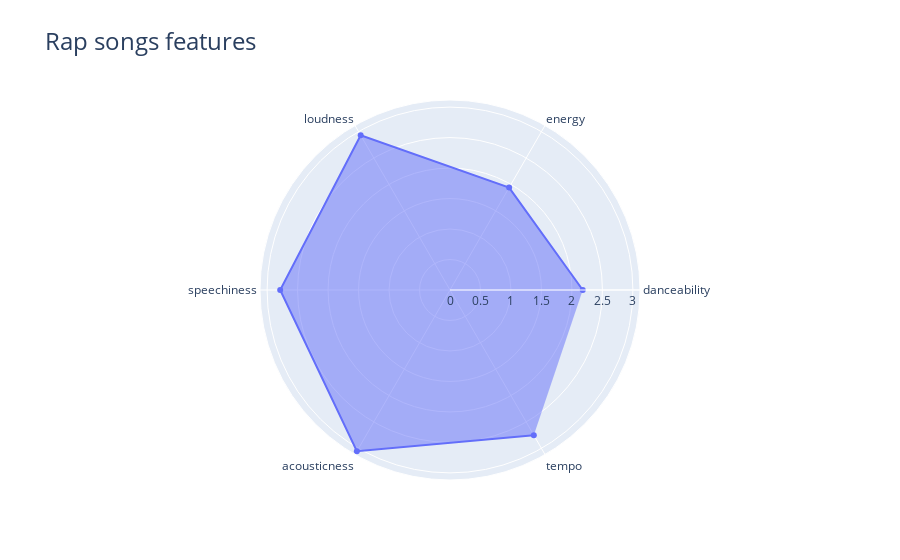

Notebook code for this chart:
### Code cell
# Create a radar chart
fig = go.Figure()



fig.add_trace(go.Scatterpolar(
    r=[df_rap['danceability'].max(), df_rap['energy'].max(), df_rap['loudness'].max(), df_rap['speechiness'].max(), 
       df_rap['acousticness'].max(),df_rap['tempo'].max()],
    theta=['danceability', 'energy', 'loudness', 'speechiness', 'acousticness','tempo'],
    fill='toself',
    name='Max values'
))
fig.update_layout(
    title="Rap songs features",
    title_font=dict(size=24)
)
fig.show()

### Figure 1 — Plotly figure (JSON) as saved in the notebook; plotly's stock layout.template omitted (floating-point values rounded to 4 significant figures)
{"data": [{"fill": "toself", "name": "Max values", "r": [2.177, 1.939, 2.93, 2.786, 3.055, 2.749], "theta": ["danceability", "energy", "loudness", "speechiness", "acousticness", "tempo"], "type": "scatterpolar"}], "layout": {"title": {"font": {"size": 24}, "text": "Rap songs features"}}}
